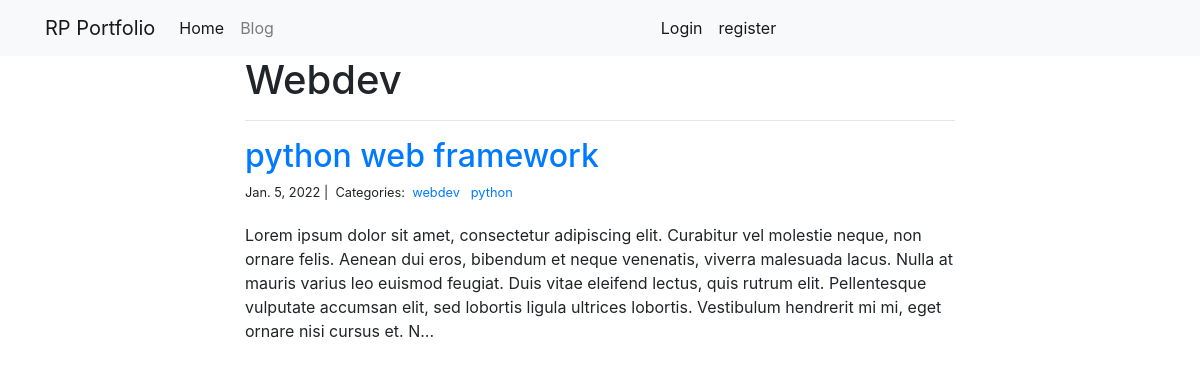
Page /blog/webdev/ on the committed database.
### blog/models.py (models this page shows)
class Category(models.Model):
    name = models.CharField(max_length=20)

class Post(models.Model):
    title = models.CharField(max_length=255)
    body = models.TextField()
    created_on = models.DateTimeField(auto_now_add=True)
    last_modified = models.DateTimeField(auto_now=True)
    categories = models.ManyToManyField('Category', related_name='posts')

### blog/views.py (the view)
# urls.py: path("<category>/", views.blog_category, name="blog_category"),
def blog_category(request, category):
    posts = Post.objects.filter(
        categories__name__contains=category
    ).order_by(
        '-created_on'
    )
    context = {
        "category": category,
        "posts": posts
    }
    return render(request, "blog_category.html", context)

### blog/templates/blog_category.html
{% extends "base.html" %}
{% block page_content %}
<div class="col-md-8 offset-md-2">
    <h1>{{ category | title }}</h1>
    <hr>
    {% for post in posts %}
        <h2><a href="{% url 'blog_detail' post.pk%}">{{ post.title }}</a></h2>
        <small>
            {{ post.created_on.date }} |&nbsp;
            Categories:&nbsp;
            {% for category in post.categories.all %}
            <a href="{% url 'blog_category' category.name %}">
                {{ category.name }}
            </a>&nbsp;
            {% endfor %}
        </small>
        <p style="margin-top: 20px;">{{ post.body | slice:":400" }}...</p>
    {% endfor %}
</div>
{% endblock %}

### personal_portfolio/templates/base.html (shortened to what this page needs)
<link rel="stylesheet" href="https://stackpath.bootstrapcdn.com/bootstrap/4.1.3/css/bootstrap.min.css">
<nav class="navbar navbar-expand-lg navbar-light bg-light">
    <div class="container">
      <a class="navbar-brand" href="{% url 'project_index' %}">RP Portfolio</a>
        <div class="collapse navbar-collapse" id="navbarSupportedContent">
          <ul class="navbar-nav mr-auto">
            <li class="nav-item active">
              <a class="nav-link" href="{% url 'project_index' %}">Home</a>
            </li>
            <li class="nav-item">
              <a class="nav-link" href="{% url 'blog_index' %}">Blog</a>
            </li>
          </ul>
        </div>
        <div class="collapse navbar-collapse" id="navbarSupportedContent">
          {% if user.is_authenticated %}
          <ul class="navbar-nav mr-auto">
            <li class="nav-item active">
              Welcome {{ user.username }}
            </li>
          </ul>
          {% else %}
          <ul class="navbar-nav mr-auto">
            <li class="nav-item active">
              <a class="nav-link" href="{% url 'login' %}">Login</a>
            </li>
            <li class="nav-item active">
              <a class="nav-link" href="{% url 'register_page' %}">register</a>
            </li>
          </ul>
          {% endif %}
        </div>
    </div>
</nav>
<div class="container">
  {% block page_content %}{% endblock %}
</div>

### rows in the picture
Category: name "Webdev", name "webdev"
Post: title "python web framework", created_on "Jan. 5, 2022", body "Lorem ipsum dolor sit amet, consectetur adipiscing elit. Curabitur vel molestie neque, non ornare felis. Aenean dui eros, bibendum et neque venenatis, viverra malesuada lacus. Nulla at mauris varius leo euismod feugiat. Duis vitae eleifend lectus, quis rutrum elit. Pellentesque vulputate accumsan elit, sed lobortis ligula ultrices lobortis. Vestibulum hendrerit mi mi, eget ornare nisi cursus et. N"
Category: name "python"
